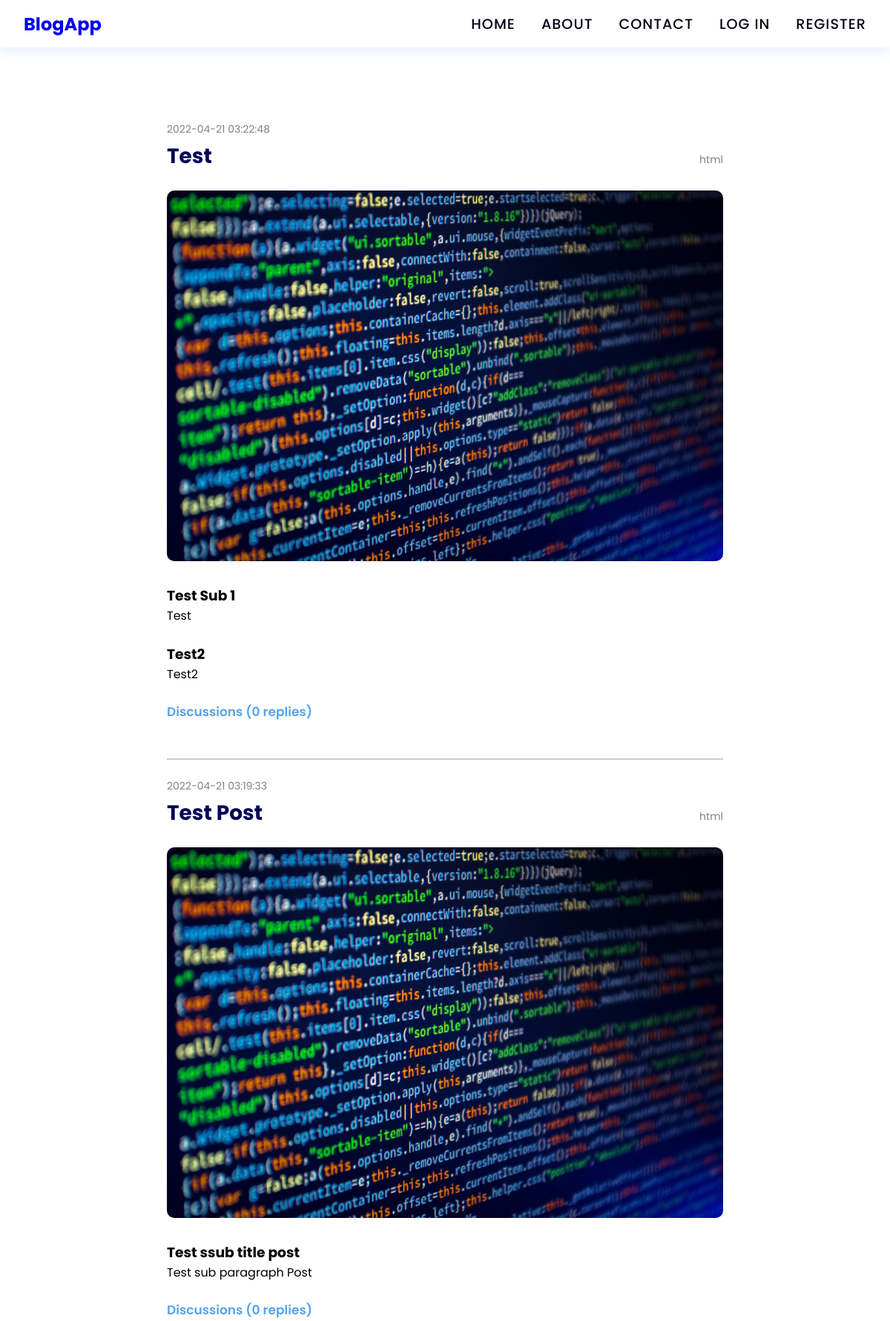
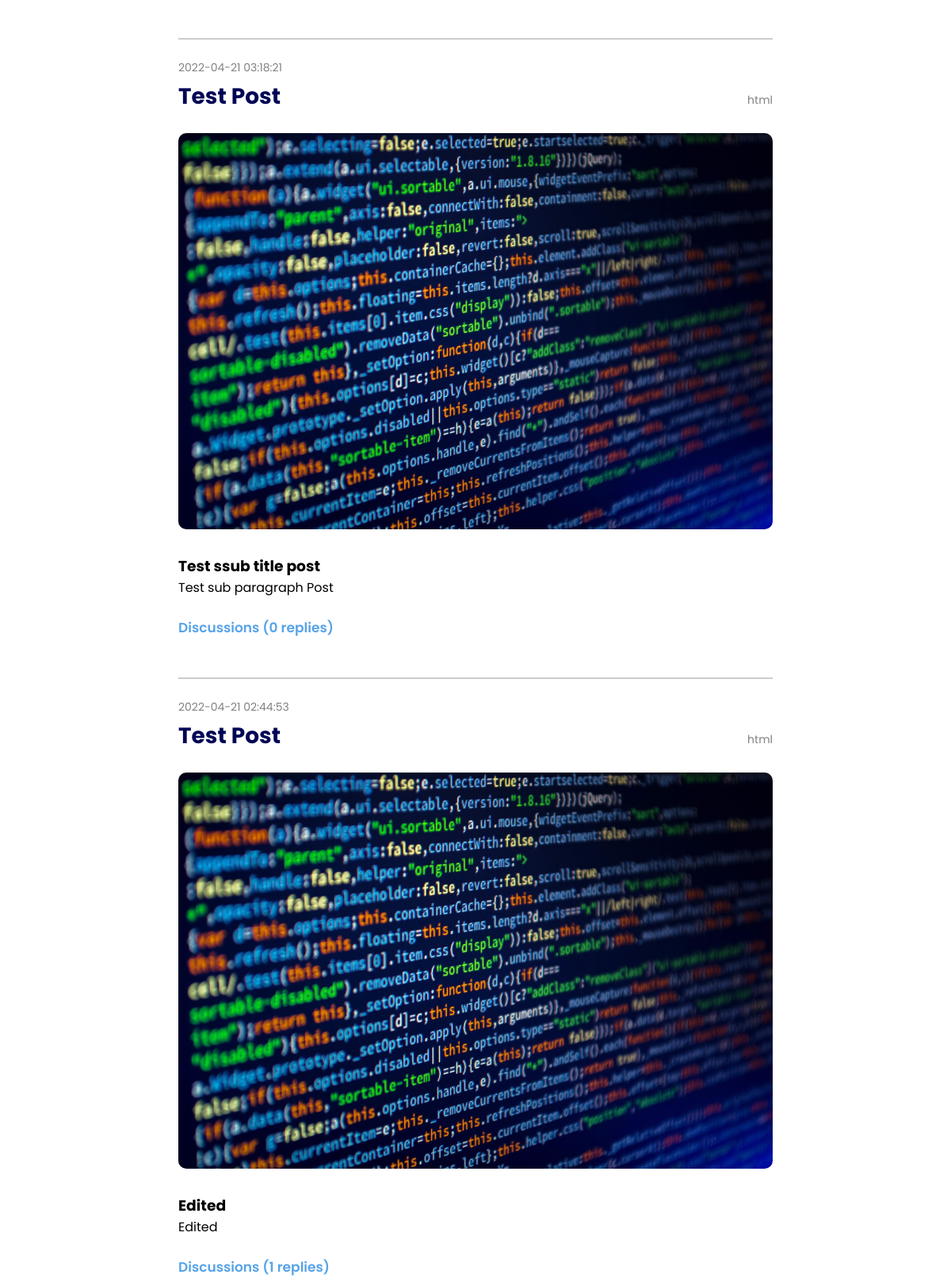
The page / (upper part) on the database its author committed (2 pictures, top to bottom).
### tables this page shows
CREATE TABLE IF NOT EXISTS `posts` (
  `id` int(11) NOT NULL AUTO_INCREMENT,
  `title` varchar(255) NOT NULL,
  `body` text NOT NULL,
  `category` varchar(255) NOT NULL DEFAULT 'general',
  `post_image` varchar(255) NOT NULL,
  `date` timestamp NOT NULL DEFAULT current_timestamp(),
  `edit_date` timestamp NOT NULL DEFAULT current_timestamp() ON UPDATE current_timestamp(),
  PRIMARY KEY (`id`)
);

### index.php (the view, shortened to what this page needs)
<?php
    require './config/database.php';
    $query = "SELECT * FROM posts ORDER BY date DESC";
    $result = mysqli_query($conn, $query);
    $result = mysqli_fetch_all($result, MYSQLI_ASSOC);
?>
<!DOCTYPE html>
<html lang="en">
<head>
    <link rel="stylesheet" href="styles/main.css">
    <link rel="stylesheet" href="styles/index.css">
</head>
<body>
    <?php include 'inc/navbar.php' ?>
    <div class="main-posts-container">
        <?php if($result): ?>
            <?php foreach($result as $post): ?>
        <div class="single-post">
            <div class="single-post-header">
                <p class="date-created"><?php echo $post['date'];?></p>
                <div class="post-title-category">
                    <h2 class="post-title"><?php echo $post['title'];?></h2>
                    <p class="post-category"><?php echo $post['category'];?></p>
                </div>
            </div>
            <div class="image-container">
                <img src="postImages/<?php echo $post['post_image'];?>" alt="">
            </div>
            <div class="single-post-body">
                <?php
                    $postBody = $post['body'];
                    $postBody = explode("*%^sp^%*",$postBody);
                    $postTitles = explode("^%implode%^", $postBody[0]);
                    $postParagraphs = explode("^%implode%^", $postBody[1]);
                    foreach($postTitles as $key => $value):
                ?>
                <div class="single-post-section">
                    <h3 class="single-post-section-sub-title"><?php echo $value?></h3>
                    <p class="single-post-section-paragrah"><?php echo str_replace("^%break%^", "<br>", $postParagraphs[$key]);?></p>
                </div>
                <?php endforeach; ?>
            </div>
            <div class="discussions-button-wrapper">
                <a href="single-post.php?id=<?php echo $post['id']?>" class="discussions-button">
                Discussions (<?php
                        $postId = $post['id'];
                        $query = "SELECT * FROM comments WHERE post_id = $postId";
                        $result = mysqli_query($conn, $query);
                        $result = mysqli_num_rows($result);
                        echo $result;
                ?> replies) </a>
            </div>
        </div>
        <?php endforeach; ?>
        <?php else: ?>
        <p>No posts yet</p>
        <?php endif;?>
    </div>
</body>
</html>

### styles/main.css (style rules this page uses)
*, *::before, *::after { box-sizing: border-box; margin: 0; padding: 0; text-decoration: none; list-style-type: none; }
html, body { width: 100%; height: 100%; font-family: 'Poppins', sans-serif; }

### styles/index.css (style rules this page uses)
.main-posts-container { width: 750px; margin: 75px auto 0; display: flex; flex-direction: column; gap: 50px; }
.main-posts-container .single-post { padding-top: 25px; width: 100%; display: flex; flex-direction: column; gap: 25px; }
.main-posts-container > .single-post + .single-post { border-top: 2px solid #ccc; }
.single-post .single-post-header { display: flex; flex-direction: column; gap: 5px; }
.single-post .single-post-header .date-created { font-size: 14px; color: #828282; }
.single-post .single-post-header .post-title-category { display: flex; justify-content: space-between; align-items: baseline; }
.single-post .single-post-header .post-title { font-size: 28px; font-weight: 700; color: #000555; }
.single-post .single-post-header .post-category { font-size: 14px; color: #828282; }
.single-post .image-container, .single-post .image-container img { border-radius: 10px; width: 100%; }
.single-post .single-post-body { display: flex; flex-direction: column; gap: 25px; }
.single-post .discussions-button-wrapper { width: fit-content; }
.single-post .discussions-button-wrapper .discussions-button { font-size: 17px; font-weight: 600; color: #57a3e8; border-radius: 5px; padding: 5px 0; cursor: pointer; transition: 0.3s; }

### rows shown on the page
posts: date "2022-04-21 03:22:48", title "Test", category "html", post_image (picture), body "Test Sub 1", body "Test", body "Test2", result "0"
posts: date "2022-04-21 03:19:33", title "Test Post", category "html", post_image (picture), body "Test ssub title post", body "Test sub paragraph Post", result "0"
posts: date "2022-04-21 03:18:21", title "Test Post", category "html", post_image (picture), body "Test ssub title post", body "Test sub paragraph Post", result "0"
posts: date "2022-04-21 02:44:53", title "Test Post", category "html", post_image (picture), body "Edited", result "1"
